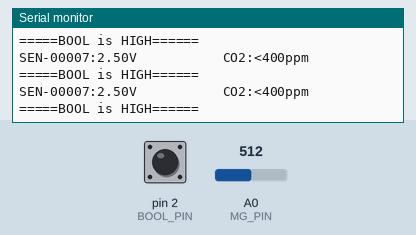
Recording of a sketch running on a simulated Arduino Uno, built with avr-gcc and run on an emulated ATmega328P. Parts: the last lines printed to the serial monitor. Inputs (shaded band) come from the test bench; at power-on: A0 (MG_PIN) = 512, pin 2 (BOOL_PIN) HIGH.

Above: at 1.2 s.
1.3 s: A0 (MG_PIN) set to 306
At 1.91 s:
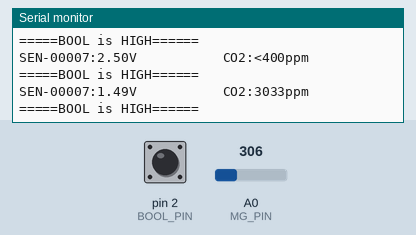
3.5 s: pin 2 (BOOL_PIN) pulled LOW for 1 s
At 4.17 s:
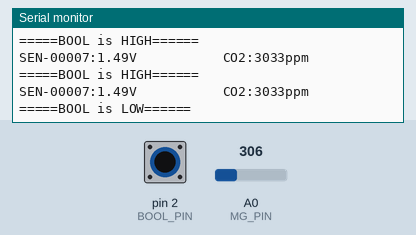
6.0 s: A0 (MG_PIN) set to 410
At 6.43 s:
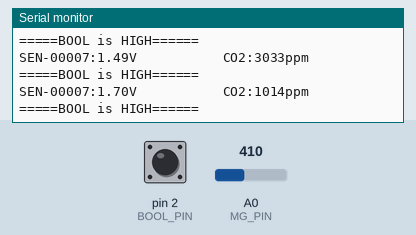

Measured:
- after the input at 1.3 s, the serial monitor: prints a new line after 0.31 s (image 1)
- after the input at 3.5 s, the serial monitor: prints a new line after 0.41 s (image 2)
- after the input at 6.0 s, the serial monitor: prints a new line after 0.13 s (image 3)

The sketch:

MG811.ino
```cpp
/*:  Tiequan Shao: tiequan.shao@sandboxelectronics.com
         Peng Wei:     peng.wei@sandboxelectronics.com

Lisence: Attribution-NonCommercial-ShareAlike 3.0 Unported (CC BY-NC-SA 3.0)

Note:    This piece of source code is supposed to be used as a demostration ONLY. More
         sophisticated calibration is required for industrial field application.

                                                    Sandbox Electronics    2012-05-31
************************************************************************************/

/************************Hardware Related Macros************************************/
#define         MG_PIN                       (A0)     //define which analog input channel you are going to use
#define         BOOL_PIN                     (2)
#define         DC_GAIN                      (8.5)   //define the DC gain of amplifier

/***********************Software Related Macros************************************/
#define         READ_SAMPLE_INTERVAL         (50)    //define how many samples you are going to take in normal operation
#define         READ_SAMPLE_TIMES            (5)     //define the time interval(in milisecond) between each samples in
                                                     //normal operation

/**********************Application Related Macros**********************************/
//These two values differ from sensor to sensor. user should derermine this value.
#define         ZERO_POINT_VOLTAGE           (0.220) //define the output of the sensor in volts when the concentration of CO2 is 400PPM
#define         REACTION_VOLTGAE             (0.020) //define the voltage drop of the sensor when move the sensor from air into 1000ppm CO2

/*****************************Globals***********************************************/
float           CO2Curve[3]  =  {2.602,ZERO_POINT_VOLTAGE,(REACTION_VOLTGAE/(2.602-3))};
                                                     //two points are taken from the curve.
                                                     //with these two points, a line is formed which is
                                                     //"approximately equivalent" to the original curve.
                                                     //data format:{ x, y, slope}; point1: (lg400, 0.324), point2: (lg4000, 0.280)
                                                     //slope = ( reaction voltage ) / (log400 –log1000)

void setup()
{
    Serial.begin(9600);                              //UART setup, baudrate = 9600bps
    pinMode(BOOL_PIN, INPUT);                        //set pin to input
    digitalWrite(BOOL_PIN, HIGH);                    //turn on pullup resistors

   Serial.print("MG-811 Demostration\n");
}

void loop()
{
    int percentage;
    float volts;

    volts = MGRead(MG_PIN);
    Serial.print( "SEN-00007:" );
    Serial.print(volts);
    Serial.print( "V           " );

    percentage = MGGetPercentage(volts,CO2Curve);
    Serial.print("CO2:");
    if (percentage == -1) {
        Serial.print( "<400" );
    } else {
        Serial.print(percentage);
    }

    Serial.print( "ppm" );
    Serial.print("\n");

    if (digitalRead(BOOL_PIN) ){
        Serial.print( "=====BOOL is HIGH======" );
    } else {
        Serial.print( "=====BOOL is LOW======" );
    }

    Serial.print("\n");

    delay(200);
}

/*****************************  MGRead *********************************************
Input:   mg_pin - analog channel
Output:  output of SEN-000007
Remarks: This function reads the output of SEN-000007
************************************************************************************/
float MGRead(int mg_pin)
{
    int i;
    float v=0;

    for (i=0;i<READ_SAMPLE_TIMES;i++) {
        v += analogRead(mg_pin);
        delay(READ_SAMPLE_INTERVAL);
    }
    v = (v/READ_SAMPLE_TIMES) *5/1024 ;
    return v;
}

/*****************************  MQGetPercentage **********************************
Input:   volts   - SEN-000007 output measured in volts
         pcurve  - pointer to the curve of the target gas
Output:  ppm of the target gas
Remarks: By using the slope and a point of the line. The x(logarithmic value of ppm)
         of the line could be derived if y(MG-811 output) is provided. As it is a
         logarithmic coordinate, power of 10 is used to convert the result to non-logarithmic
         value.
************************************************************************************/
int  MGGetPercentage(float volts, float *pcurve)
{
   if ((volts/DC_GAIN )>=ZERO_POINT_VOLTAGE) {
      return -1;
   } else {
      return pow(10, ((volts/DC_GAIN)-pcurve[1])/pcurve[2]+pcurve[0]);
   }
}
```
